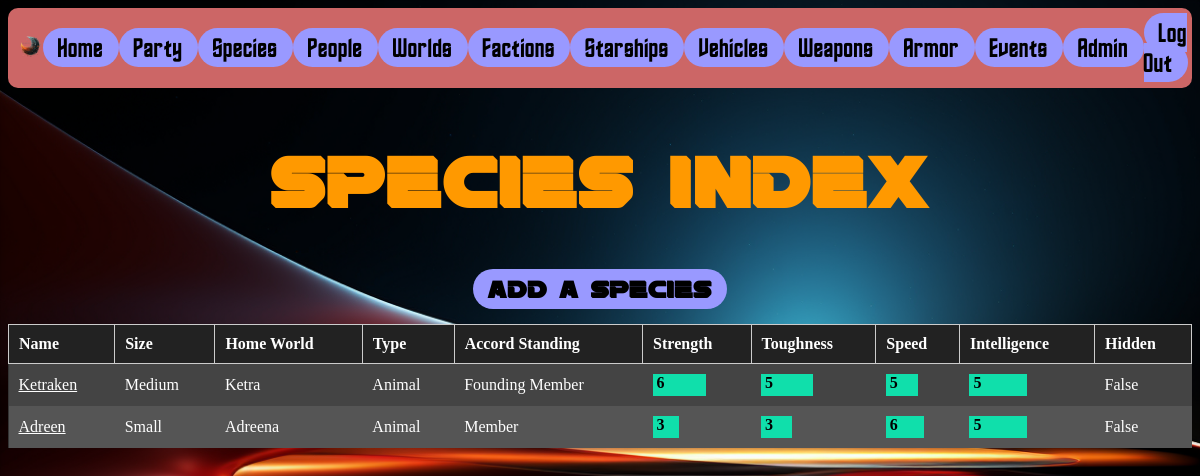
The app's page /species/ (signed in) with its own data.
### species/models.py (models this page shows, shortened)
class Species(models.Model):
    class Meta:
        app_label = 'species'
    SIZE_CHOICES = [
        ('diminutive', 'Diminutive'),
        ('tiny', 'Tiny'),
        ('small', 'Small'),
        ('medium', 'Medium'),
        ('large', 'Large'),
        ('huge', 'Huge'),
        ('gargantuan', 'Gargantuan'),
        ('colossal', 'Colossal'),
        ('planetary', 'Planetary'),
    ]
    TYPE_CHOICES = [
        ('animal','Animal'),
        ('biotech','Bio-Tech'),
        ('plant','Plant'),
        ('metamorph','Metamorph'),
        ('unique','Unique'),
    ]
    AIR_CHOICES = [
        ('oxygen','Oxygen'),
        ('nitrogen','Nitrogen'),
        ('carbon-dioxide','Carbon Dioxide'),
        ('argon','Argon'),
        ('unique','Unique'),
        ('xenon','Xenon'),
        ('dihydrogen-oxide','Dihydrogen Oxide'),
        ('hydrogen','Hydrogen'),
        ('helium','Helium'),
        ('neon','Neon'),
    ]
    REPRODUCTIVE_CHOICES = [
        ('standard','Standard'),
        ('asexual','Asexual'),
        ('fission','Fission'),
        ('clone','Clone'),
        ('unique','Unique'),
    ]
    GRAVITY_CHOICES = [
        ('light','Light'),
        ('standard','Standard'),
        ('heavy','Heavy'),
    ]
    ACCORD_STATUS_CHOICES = [
        ('founder','Founding Member'),
        ('ally','Ally'),
        ('member','Member'),
        ('peace','Peace Treaty'),
        ('enemy','Enemy'),
        ('nuetral','Nuetral'),
        ('unknown','Unknown'),
        ('undiscovered','Undiscovered'),
    ]
    SOCIETY_CHOICES = [
        ('monarchy','Monarchy'),
        ('theocracy','Theocracy'),
        ('democracy','Democracy'),
        ('caste','Caste'),
        ('tribal','Tribal'),
        ('free','Free'),
        ('unknown','Unknown'),
        ('empire','Empire'),
        ('conglomerate','Conglomerate'),
        ('aristocracy','Aristocracy'),
        ('multiple','Multiple'),
        ('anarchy','Anarchy'),
        ('technocracy','Technocracy'),
    ]
    LOCOMOTION_CHOICES = [
        ('bipedal','Bipedal'),
        ('tentacle','Tentacle'),
        ('multiped','Multiped'),
        ('flight','Flight'),
        ('serpentine','Serpentine'),
        ('metamorph','Metamorph'),
        ('float','Float'),
        ('quadruped','Quadruped'),
        ('octoped','Octoped'),
    ]
    name = models.CharField(max_length=100)
    home_world = models.CharField(max_length=100)
    society = models.CharField(max_length=50, choices=SOCIETY_CHOICES)
    accord_status = models.CharField(max_length=20, choices=ACCORD_STATUS_CHOICES)
    background = models.TextField()
    sociology = models.TextField()
    physiology = models.TextField()
    racial_traits = models.JSONField()
    size = models.CharField(max_length=20, choices=SIZE_CHOICES)
    type = models.CharField(max_length=50, choices=TYPE_CHOICES)
    air = models.CharField(max_length=50, choices=AIR_CHOICES)
    reproduction_method = models.CharField(max_length=20, choices=REPRODUCTIVE_CHOICES)
    hours_of_sleep = models.IntegerField()
    days_without_food = models.IntegerField()
    days_without_water = models.IntegerField()
    strength_rating = models.IntegerField()
    toughness_rating = models.IntegerField()
    speed_rating = models.IntegerField()
    intelligence_rating = models.IntegerField()
    natural_weapons = models.BooleanField()
    natural_armor = models.BooleanField()
    can_fly = models.BooleanField()
    aquatic = models.BooleanField()
    amphibious = models.BooleanField()
    telepathic = models.BooleanField()
    psionic = models.BooleanField()
    gravity = models.CharField(max_length=15, choices=GRAVITY_CHOICES)
    special_abilities = models.JSONField()
    locomotion_method = models.CharField(max_length=20, choices=LOCOMOTION_CHOICES)
    image = models.ImageField(upload_to='species/images/', null=True, blank=True)
    hidden = models.BooleanField(default=False)

### species/views.py (the view)
# urls.py: path("", views.index, name="index"),
def index(request):
    species_list = Species.objects.all()
    context = {
        'species_list': species_list,
    }
    return render(request, 'species_index.html', context)

### cataclysm/templatetags/group_check.py (called while the page is built)
@register.filter(name='has_group')
def has_group(user, group_name):
    return user.groups.filter(name=group_name).exists()

### species/templates/species_index.html
{% include 'navbar.html' %}
{% load mathfilters %}
{% load group_check %}
{% block content %}
    <h1 class="app_name">Species Index</h1>
    <h2 class="index_menu"><a href="{% url 'add' %}">Add a Species</a></h2>
    <table class="sci-fi-list">
        <thead>
            <tr>
                <th>Name</th>
                <th>Size</th>
                <th>Home World</th>
                <th>Type</th>
                <th>Accord Standing</th>
                <th>Strength</th>
                <th>Toughness</th>
                <th>Speed</th>
                <th>Intelligence</th>
                {% if request.user|has_group:'admins' %}
                    <th>Hidden</th>
                {% endif %}
            </tr>
        </thead>
        <tbody>
            {% for species in species_list %}
                {% if not species.hidden %}
                    <tr>
                        <td><a href="{% url 'species_page' species.id %}">{{ species.name }}</a></td>
                        <td>{{ species.get_size_display }}</td>
                        <td>{{ species.home_world }}</td>
                        <td>{{ species.get_type_display }}</td>
                        <td>{{ species.get_accord_status_display }}</td>
                        <td>
                            <div class="rating-bar" style="width: {{species.strength_rating|mul:10}}%">&nbsp;{{ species.strength_rating }}</div>
                        </td>
                        <td>
                            <div class="rating-bar" style="width: {{species.toughness_rating|mul:10}}%">&nbsp;{{ species.toughness_rating }}</div>
                        </td>
                        <td>
                            <div class="rating-bar" style="width: {{species.speed_rating|mul:10}}%">&nbsp;{{ species.speed_rating }}</div>
                        </td>
                        <td>
                            <div class="rating-bar" style="width: {{species.intelligence_rating|mul:10}}%">&nbsp;{{ species.intelligence_rating }}</div>
                        </td>
                        {% if request.user|has_group:'admins' %}
                            <td>{{ species.hidden }}</td>
                        {% endif %}
                    </tr>
                {% endif %}
            {% empty %}
                <tr>
                    <td colspan="3">No species found.</td>
                </tr>
            {% endfor %}
        </tbody>
    </table>
{% endblock %}

### static/css/default.css (style rules this page uses)
body a { color: #fff; }
body h1, body h2, body h3 { color: #fff; }
h1.app_name { color: #ff9900; text-align: center; font-family: 'Rebellion'; font-size: 72px; }
.sci-fi-list { border-collapse: collapse; width: 100%; font-family: GoodOT; background-color: #333; color: #fff; }
.sci-fi-list th { background-color: #222; border: 1px solid #ccc; padding: 10px; text-align: left; }
.sci-fi-list tr { background-color: #444; }
.sci-fi-list tr:nth-child(even) { background-color: #555; }
.sci-fi-list td { border: none; padding: 10px; }
.rating-bar { height: 22px; background-color: #10dfab; color: black; text-align: left; font-weight: bold; font-family: GoodOT; }
.index_menu { color: #ff9900; text-align: center; font-family: 'Rebellion'; font-size: 24px; }
.index_menu a { text-decoration: none; text-align: center; background-color: #9999ff; border-radius: 25px; color: rgb(0, 0, 0); font-size: 24px; padding: 5px 15px; }

### records on screen
Species: name "Ketraken", size "Medium", home_world "Ketra", type "Animal", accord_status "Founding Member", strength_rating "6", toughness_rating "5", speed_rating "5", intelligence_rating "5", hidden "False"
Species: name "Adreen", size "Small", home_world "Adreena", type "Animal", accord_status "Member", strength_rating "3", toughness_rating "3", speed_rating "6", intelligence_rating "5", hidden "False"
